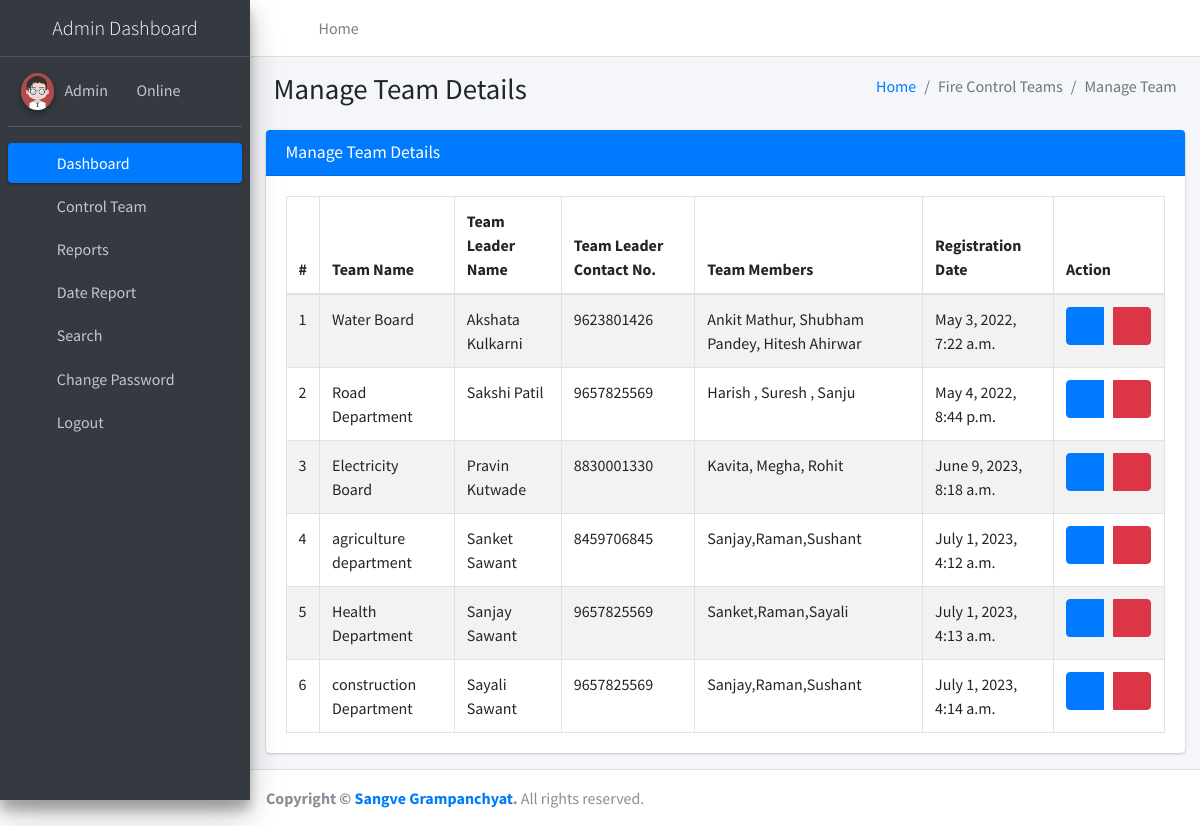
The app's page /manageTeam (signed in) with its own data.
### firereport/models.py (models this page shows, shortened)
class Teams(models.Model):
    teamName = models.CharField(max_length=200, null=True)
    teamLeaderName = models.CharField(max_length=250, null=True)
    teamLeadMobno = models.CharField(max_length=15, null=True)
    teamMembers = models.CharField(max_length=300, null=True)
    postingDate = models.DateTimeField(auto_now_add=True)

### firereport/views.py (the view)
# urls.py: path('manageTeam', manageTeam, name='manageTeam'),
def manageTeam(request):
    if not request.user.is_authenticated:
        return redirect('admin_login')
    teams = Teams.objects.all()
    return render(request, 'admin/manageTeam.html', locals())

### firereport/templates/admin/manageTeam.html
{% extends 'adminNavbar.html' %}
{% block main %}
{% load static %}
<section class="content">
    <div class="content-header">
        <div class="container-fluid">
            <div class="row mb-2">
                <div class="col-sm-6">
                    <h1 class="m-0">Manage Team Details</h1>
                </div>
                <div class="col-sm-6">
                    <ol class="breadcrumb float-sm-right">
                        <li class="breadcrumb-item"><a href="{% url 'dashboard' %}">Home</a></li>
                        <li class="breadcrumb-item active">Fire Control Teams</li>
                        <li class="breadcrumb-item active">Manage Team</li>
                    </ol>
                </div>
            </div>
        </div>
    </div>
    <div class="container-fluid">
        <div class="row">
            <div class="col-md-12">
                <div class="card card-primary">
                    <div class="card-header">
                        <h3 class="card-title">Manage Team Details</h3>
                    </div>
                    <div class="card-body">
                        <table id="example1" class="table table-bordered table-striped">
                            <thead>
                            <tr>
                                <th>#</th>
                                <th>Team Name</th>
                                <th>Team Leader Name</th>
                                <th>Team Leader Contact No.</th>
                                <th>Team Members</th>
                                <th>Registration Date</th>
                                <th>Action</th>
                            </tr>
                            </thead>
                            <tbody>
                            {% for i in teams %}
                            <tr>
                                <td>{{forloop.counter}}</td>
                                <td>{{i.teamName}}</td>
                                <td>{{i.teamLeaderName}}</td>
                                <td>{{i.teamLeadMobno}}</td>
                                <td>{{i.teamMembers}}</td>
                                <td>{{i.postingDate}}</td>
                                <td>
                                    <div class="btn-group">
                                        <a class="btn btn-primary" href="{% url 'editTeam' i.id %}"><i class="fa fa-edit"></i></a> &nbsp;&nbsp;&nbsp;
                                        <a class="btn btn-danger" onclick="return confirm('Are you sure to Delete ?')" href="{% url 'deleteTeam' i.id %}"><i
                                            class="fa fa-trash-alt"></i></a>
                                    </div>
                                </td>
                            </tr>
                            {% endfor %}
                            </tbody>
                        </table>
                    </div>
                </div>
            </div>
        </div>
    </div>
</section>
{% endblock %}

### firereport/templates/adminNavbar.html (shortened to what this page needs)
{% load static %}
<!DOCTYPE html>
<html lang="en">
<head>
<link rel="stylesheet"
	href="{% static 'plugins/fontawesome-free/css/all.min.css' %}">
<link rel="stylesheet"
	href="https://code.ionicframework.com/ionicons/2.0.1/css/ionicons.min.css">
<link rel="stylesheet"
	href="{% static 'plugins/tempusdominus-bootstrap-4/css/tempusdominus-bootstrap-4.min.css' %}">
<link rel="stylesheet"
	href="{% static 'plugins/icheck-bootstrap/icheck-bootstrap.min.css' %}">
<link rel="stylesheet" href="{% static 'plugins/jqvmap/jqvmap.min.css' %}">
<link rel="stylesheet" href="{% static 'dist/css/adminlte.min.css' %}">
<link rel="stylesheet"
	href="{% static 'plugins/overlayScrollbars/css/OverlayScrollbars.min.css' %}">
<link rel="stylesheet"
	href="{% static 'plugins/daterangepicker/daterangepicker.css' %}">
<link rel="stylesheet"
	href="{% static 'plugins/summernote/summernote-bs4.min.css' %}">
</head>
<body class="hold-transition sidebar-mini layout-fixed">
	<div class="wrapper">
		<nav
			class="main-header navbar navbar-expand navbar-white navbar-light">
			<ul class="navbar-nav">
				<li class="nav-item"><a class="nav-link" data-widget="pushmenu"
					href="#" role="button"><i class="fas fa-bars"></i></a></li>
				<li class="nav-item d-none d-sm-inline-block"><a
					href="{% url 'dashboard' %}" class="nav-link">Home</a></li>
			</ul>
			<ul class="navbar-nav ml-auto">
				<li class="nav-item"><a class="nav-link"
					data-widget="fullscreen" href="#" role="button"> <i
						class="fas fa-expand-arrows-alt"></i>
				</a></li>
				<li class="nav-item"><a class="nav-link"
					data-widget="control-sidebar" data-controlsidebar-slide="true"
					href="#" role="button"> <i class="fas fa-th-large"></i>
				</a></li>
			</ul>
		</nav>
		<aside class="main-sidebar sidebar-dark-primary elevation-4">
			<a href="#" class="brand-link"> <img src=""
				<center><span class="brand-text font-weight-light">Admin Dashboard</span></center>
			</a>
			<div class="sidebar">
				<div class="user-panel mt-3 pb-3 mb-3 d-flex">
					<div class="image">
						<img src="{% static 'dist/img/user2-160x160.jpg' %}"
							class="img-circle elevation-2" alt="User Image">
					</div>
					<div class="info">
						<a href="#">Admin &nbsp;&nbsp;</a> <a href="#"><i
							class="fa fa-circle text-success"></i> Online</a>
					</div>
				</div>
				<nav class="mt-2">
					<ul class="nav nav-pills nav-sidebar flex-column"
						data-widget="treeview" role="menu" data-accordion="false">
						<li class="nav-item"><a href="{% url 'dashboard' %}"
							class="nav-link active"> <i
								class="nav-icon fas fa-tachometer-alt"></i>
								<p>Dashboard</p>
						</a></li>
						<li class="nav-item">
							<a href="#" class="nav-link"> <i class="nav-icon fas fa-th"></i>
								<p> Control Team <i class="fas fa-angle-left right"></i> </p>
							</a>
						</li>
						<li class="nav-item">
							<a href="#" class="nav-link"> <i class="nav-icon fas fa-tree"></i>
								<p>Reports <i class="fas fa-angle-left right"></i></p>
							</a>
						</li>
						<li class="nav-item"><a href="{% url 'dateReport' %}"
							class="nav-link"> <i class="nav-icon fas fa-calendar-alt"></i>
								<p>Date Report</p>
						</a></li>
						<li class="nav-item"><a href="{% url 'search' %}"
							class="nav-link"> <i class="nav-icon fas fa-search"></i>
								<p>Search</p>
						</a></li>
						<li class="nav-item"><a href="{% url 'changePassword' %}"
							class="nav-link"> <i class="nav-icon fas fa-cogs"></i>
								<p>Change Password</p>
						</a></li>
						<li class="nav-item"><a href="/logout" class="nav-link">
								<i class="nav-icon fas fa-power-off"></i>
								<p>Logout</p>
						</a></li>
					</ul>
				</nav>
			</div>
		</aside>
		<div class="content-wrapper">
			{% block main %}
			{% endblock %}
		</div>
		<footer class="main-footer">
			<strong>Copyright &copy; <a href="#">Sangve Grampanchyat</a>.
			</strong> All rights reserved.
		</footer>
	</div>
</body>
</html>

### records on screen
Teams: teamName "Water Board", teamLeaderName "Akshata Kulkarni", teamLeadMobno "9623801426", teamMembers "Ankit Mathur, Shubham Pandey, Hitesh Ahirwar", postingDate "May 3, 2022, 7:22 a.m."
Teams: teamName "Road Department", teamLeaderName "Sakshi Patil", teamLeadMobno "9657825569", teamMembers "Harish , Suresh , Sanju", postingDate "May 4, 2022, 8:44 p.m."
Teams: teamName "Electricity Board", teamLeaderName "Pravin Kutwade", teamLeadMobno "8830001330", teamMembers "Kavita, Megha, Rohit", postingDate "June 9, 2023, 8:18 a.m."
Teams: teamName "agriculture department", teamLeaderName "Sanket Sawant", teamLeadMobno "8459706845", teamMembers "Sanjay,Raman,Sushant", postingDate "July 1, 2023, 4:12 a.m."
Teams: teamName "Health Department", teamLeaderName "Sanjay Sawant", teamLeadMobno "9657825569", teamMembers "Sanket,Raman,Sayali", postingDate "July 1, 2023, 4:13 a.m."
Teams: teamName "construction Department", teamLeaderName "Sayali Sawant", teamLeadMobno "9657825569", teamMembers "Sanjay,Raman,Sushant", postingDate "July 1, 2023, 4:14 a.m."
